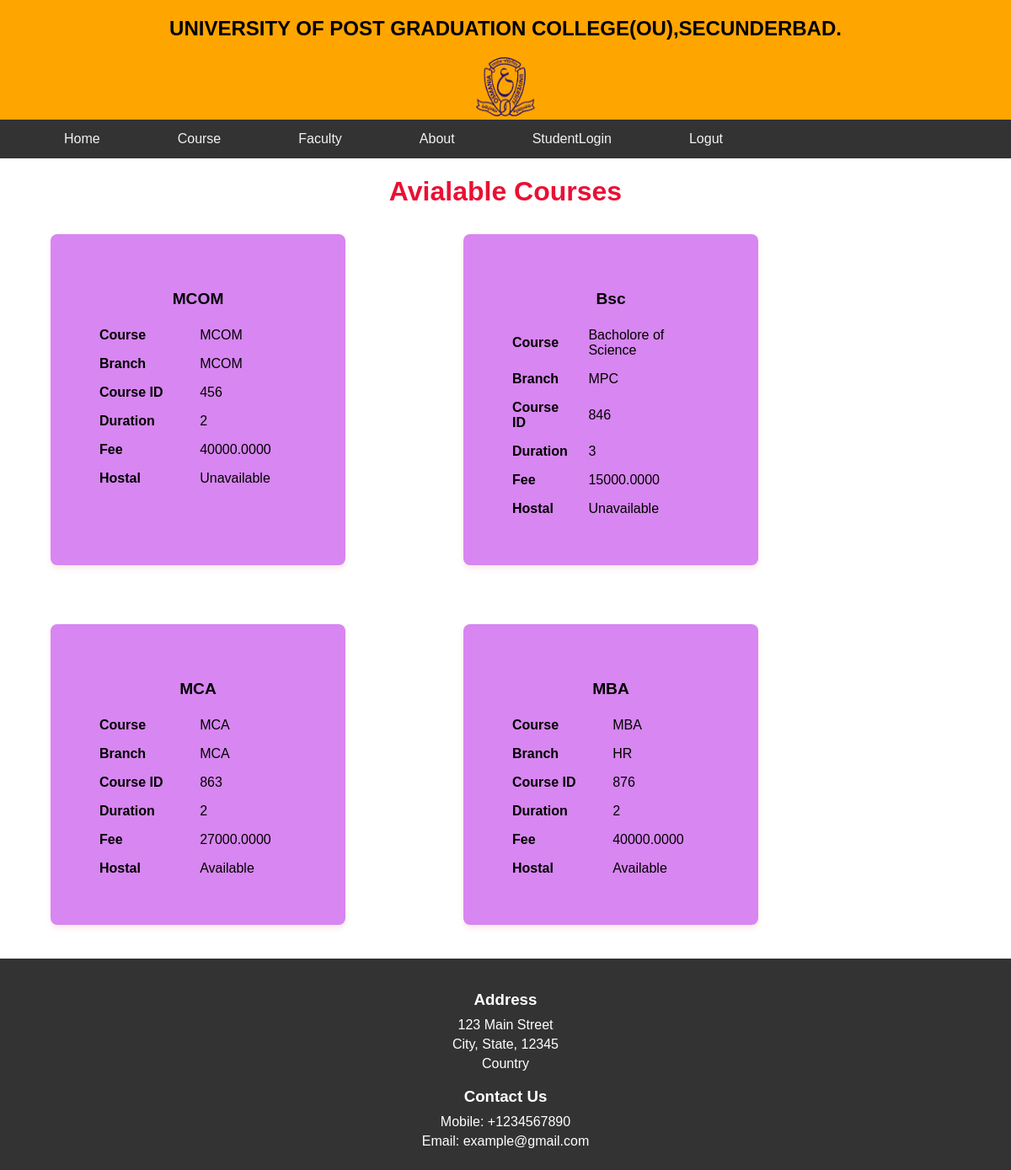
The page /courseview on the database as committed earlier.
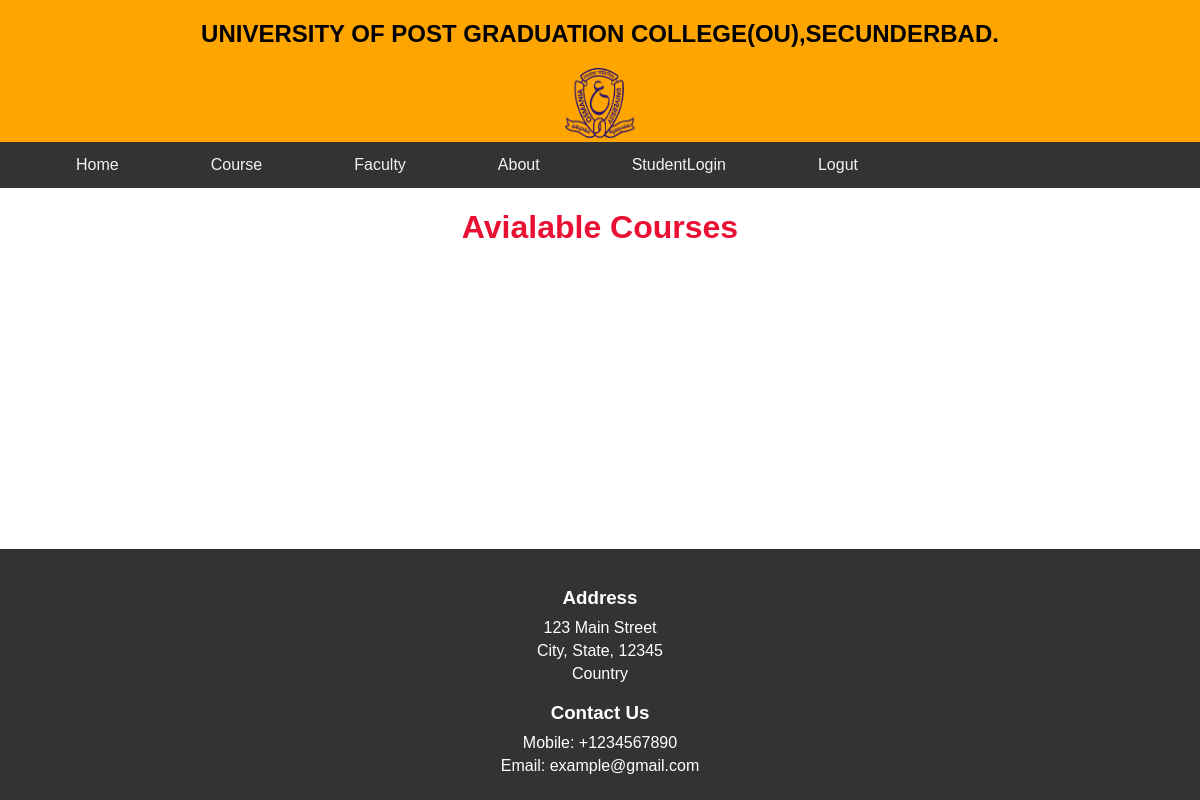
The same page on the database as committed later.
### App1/models.py (models this page shows, shortened)
class Course(models.Model):
    c_id = models.IntegerField(primary_key=True)
    c_title = models.CharField(max_length=100)
    c_name = models.CharField(unique=True, max_length=50, null=False)
    c_branch = models.CharField(null=False, max_length=50)
    c_duration = models.CharField(max_length=10, null=False)
    c_fee = models.DecimalField(max_digits=20, decimal_places=4, null=False)
    hostal = [('Available', 'Available'), ('Unavailable', 'Unavailable')]
    c_hostal = models.CharField(max_length=50, null=False, choices=hostal)

### App1/views.py (the view)
# urls.py: path('courseview',CourseView.as_view(),name='courseview'),
class CourseView(View):
    def get(self,r):
        c1=Course.objects.all()
        return render(r,'main/course.html',{'c1':c1})

### template/main/course.html (shortened to what this page needs)
{% extends 'main/nav.html' %}
{% load static %}
{% block content %}
    <h1>Avialable Courses</h1>
    <div class="course-container">
    {% for i in c1 %}
        <div class="course-card">
            <h2 style="text-align: center;">{{i.c_title}}</h2>
            <div class="course-info">
                <table>
                    <tr>    <td>Course</td>   <td>{{i.c_name}}</td>   </tr>
                    <tr>    <td>Branch</td>   <td>{{i.c_branch}}</td>   </tr>
                    <tr>    <td>Course ID</td>   <td>{{i.c_id}}</td>   </tr>
                    <tr>    <td>Duration</td>   <td>{{i.c_duration}}</td>   </tr>
                    <tr>    <td>Fee</td>   <td>{{i.c_fee}}</td>   </tr>
                    <tr>    <td>Hostal</td>   <td>{{i.c_hostal}}</td>   </tr>
                </table>
            </div>
        </div>
    {% endfor %}
    </div>
{% endblock %}

Rows that differ between the two databases and show on the page:
removed Course: c_title "MCOM", c_name "MCOM", c_branch "MCOM", c_id "456", c_duration "2", c_fee "40000.0000", c_hostal "Unavailable"
removed Course: c_title "Bsc", c_name "Bacholore of Science", c_branch "MPC", c_id "846", c_duration "3", c_fee "15000.0000", c_hostal "Unavailable"
removed Course: c_title "MCA", c_name "MCA", c_branch "MCA", c_id "863", c_duration "2", c_fee "27000.0000", c_hostal "Available"
removed Course: c_title "MBA", c_name "MBA", c_branch "HR", c_id "876", c_duration "2", c_fee "40000.0000", c_hostal "Available"
